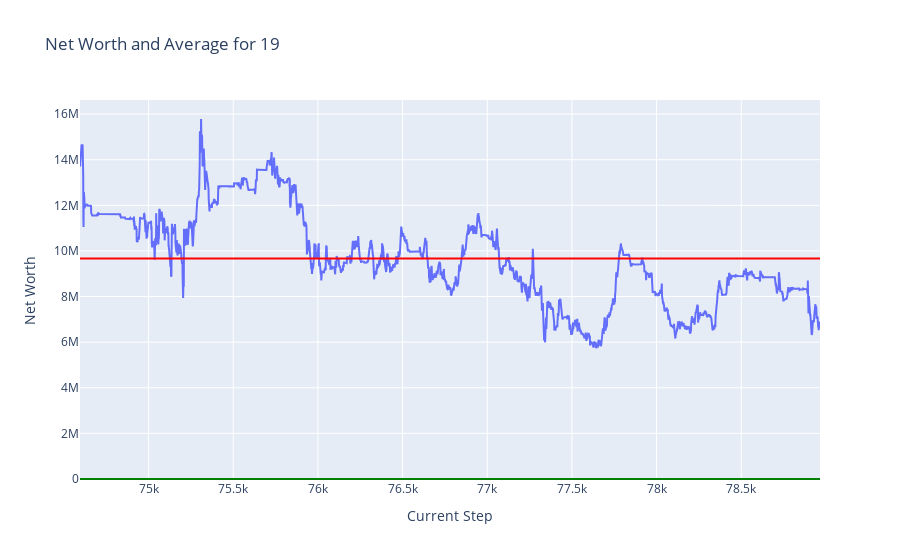
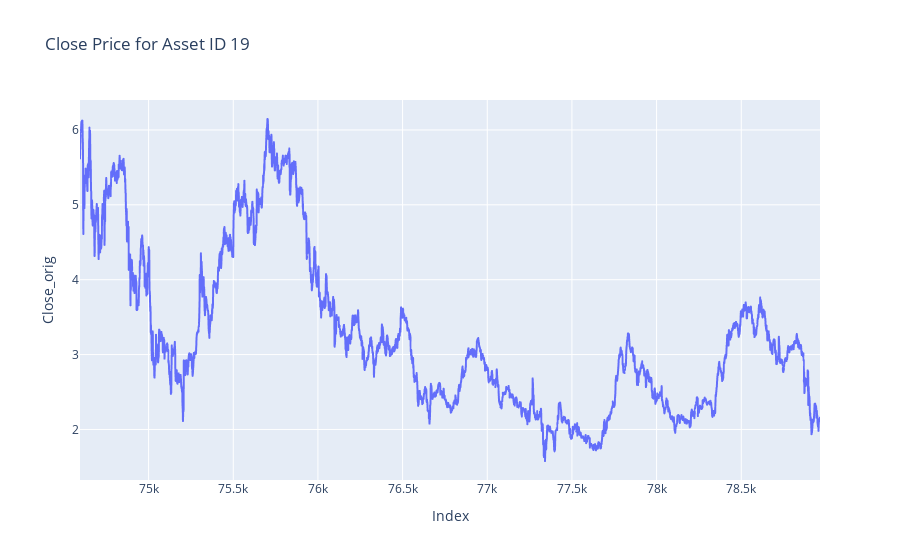
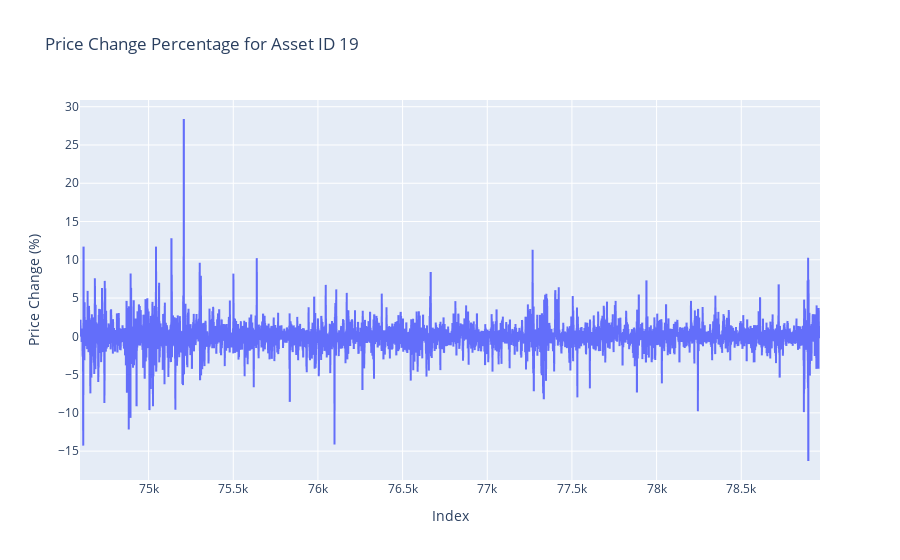
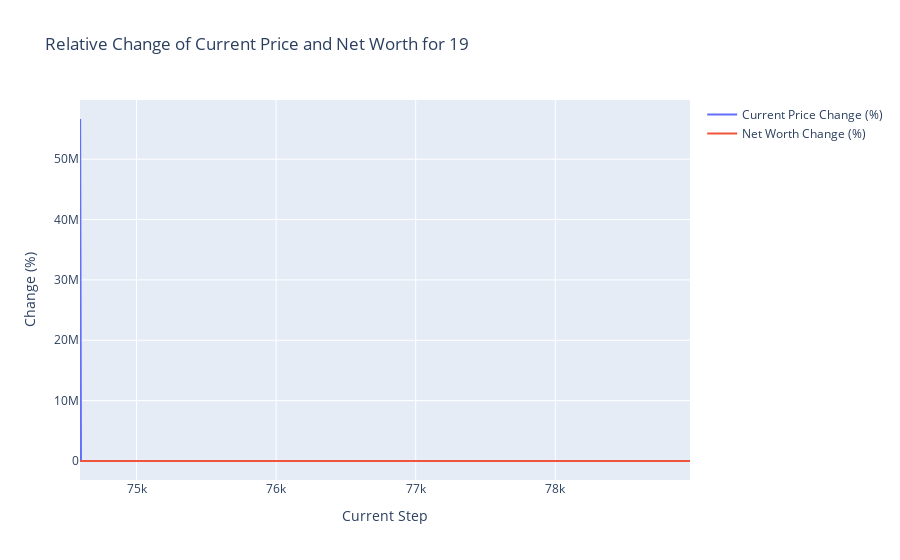

The cell these charts' notebook holds for them, in order:
### Markdown cell above
## Plots

### Code cell
token = 19
plot_token_data(df = train_hist_df, token = token)
plot_close_by_asset(df= train_df, asset_id= token)
plot_price_change_by_asset(df= train_df, asset_id= token)
plot_relative_change_by_token(df = train_hist_df, token = token)

### Figure 1 — Plotly figure (JSON) as saved in the notebook; plotly's stock layout.template omitted (floating-point values rounded to 4 significant figures; data arrays with more than 128 entries replaced by an {"elided": "..."} marker saying what was removed)
{"data": [{"mode": "lines", "name": "Net Worth", "type": "scatter", "x": {"elided": "4371 int values"}, "y": {"elided": "4371 float values"}}], "layout": {"shapes": [{"line": {"color": "green"}, "name": "Net Worth = 1000", "type": "line", "x0": 0, "x1": 1, "xref": "x domain", "y0": 1000, "y1": 1000, "yref": "y"}, {"line": {"color": "red"}, "name": "Average Net Worth = 9673321.87", "type": "line", "x0": 0, "x1": 1, "xref": "x domain", "y0": 9673000.0, "y1": 9673000.0, "yref": "y"}], "title": {"text": "Net Worth and Average for 19"}, "xaxis": {"title": {"text": "Current Step"}}, "yaxis": {"title": {"text": "Net Worth"}}}}

### Figure 2 — Plotly figure (JSON) as saved in the notebook; plotly's stock layout.template omitted (floating-point values rounded to 4 significant figures; data arrays with more than 128 entries replaced by an {"elided": "..."} marker saying what was removed)
{"data": [{"hovertemplate": "Index=%{x}<br>Close_orig=%{y}<extra></extra>", "legendgroup": "", "line": {"color": "#636efa", "dash": "solid"}, "marker": {"symbol": "circle"}, "mode": "lines", "name": "", "showlegend": false, "type": "scattergl", "x": {"elided": "4371 int values"}, "xaxis": "x", "y": {"elided": "4371 float values"}, "yaxis": "y"}], "layout": {"legend": {"tracegroupgap": 0}, "title": {"text": "Close Price for Asset ID 19"}, "xaxis": {"anchor": "y", "domain": [0, 1], "title": {"text": "Index"}}, "yaxis": {"anchor": "x", "domain": [0, 1], "title": {"text": "Close_orig"}}}}

### Figure 3 — Plotly figure (JSON) as saved in the notebook; plotly's stock layout.template omitted (floating-point values rounded to 4 significant figures; data arrays with more than 128 entries replaced by an {"elided": "..."} marker saying what was removed)
{"data": [{"hovertemplate": "Index=%{x}<br>Price Change (%)=%{y}<extra></extra>", "legendgroup": "", "line": {"color": "#636efa", "dash": "solid"}, "marker": {"symbol": "circle"}, "mode": "lines", "name": "", "showlegend": false, "type": "scattergl", "x": {"elided": "4371 int values"}, "xaxis": "x", "y": {"elided": "4371 float values"}, "yaxis": "y"}], "layout": {"legend": {"tracegroupgap": 0}, "title": {"text": "Price Change Percentage for Asset ID 19"}, "xaxis": {"anchor": "y", "domain": [0, 1], "title": {"text": "Index"}}, "yaxis": {"anchor": "x", "domain": [0, 1], "title": {"text": "Price Change (%)"}}}}

### Figure 4 — Plotly figure (JSON) as saved in the notebook; plotly's stock layout.template omitted (floating-point values rounded to 4 significant figures; data arrays with more than 128 entries replaced by an {"elided": "..."} marker saying what was removed)
{"data": [{"mode": "lines", "name": "Current Price Change (%)", "type": "scatter", "x": {"elided": "4371 int values"}, "y": {"elided": "4371 float values"}}, {"mode": "lines", "name": "Net Worth Change (%)", "type": "scatter", "x": {"elided": "4371 int values"}, "y": {"elided": "4371 float values"}}], "layout": {"title": {"text": "Relative Change of Current Price and Net Worth for 19"}, "xaxis": {"title": {"text": "Current Step"}}, "yaxis": {"title": {"text": "Change (%)"}}}}
